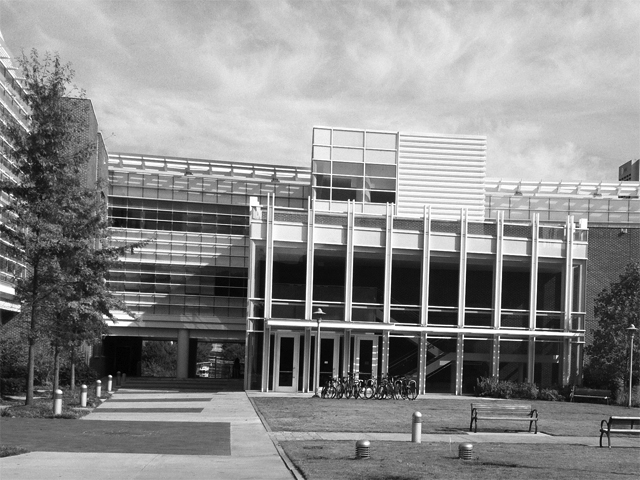
#> input picture PS4-all/PS4-input/transA.jpg, 640 x 480 px
$ python ps4-1-1.py   (older library calls are emulated)
#> lines starting #> are read from the running program, lines starting #| are printed output that depends on the picture
### PS4-all/PS4-code/Functions.py
import numpy as np
import cv2
from math import *
import random
import itertools

def compute_gradients(image,aperture_size):

    # Gaussian derivative kernels
    g = cv2.getGaussianKernel(aperture_size, -1) * cv2.getGaussianKernel(aperture_size, -1).T
    gy, gx = np.gradient(g)

    # Filter with the kernel computed below and apply to the image and retrieve gradients
    Ix = cv2.filter2D(image, cv2.CV_32F, gx)
    Iy = cv2.filter2D(image, cv2.CV_32F, gy)

    return Ix,Iy

def colors_scaling(gradient): return np.asarray((gradient - np.min(gradient)) / (np.max(gradient) - np.min(gradient)) * 255, dtype="uint8")

# [38 lines left out: function Harris_corner_response, not called in this run]


def Harris_thresholding(R,threshold):
    R[R < threshold] = 0
    return R

# [36 lines left out: functions non_maxima_suppression, corners_markers, not called in this run]

def compute_angle(Ix,Iy): return np.arctan2(Iy, Ix)


# [194 lines left out: functions directions, descriptors_description, descriptors_matching, generate_colors, draw_matches, translational_ransac and 3 more, not called in this run]

### PS4-all/PS4-code/ps4-1-1.py
import os
import cv2
from matplotlib import pyplot as plt
import numpy as np
from Functions import compute_gradients, colors_scaling


os.chdir("/Users/melisandezonta/Documents/Documents/Documents/GTL_courses_second_semester/Computer-Vision/PS4-all/PS4-input/")

image_a = cv2.cvtColor(cv2.imread("transA.jpg"), cv2.COLOR_BGR2GRAY)
#> image_a: shape (480, 640); min 0, max 255, mean 139
m_a, n_a = image_a.shape
#> m_a = 480; n_a = 640

image_b = cv2.cvtColor(cv2.imread("simA.jpg"), cv2.COLOR_BGR2GRAY)
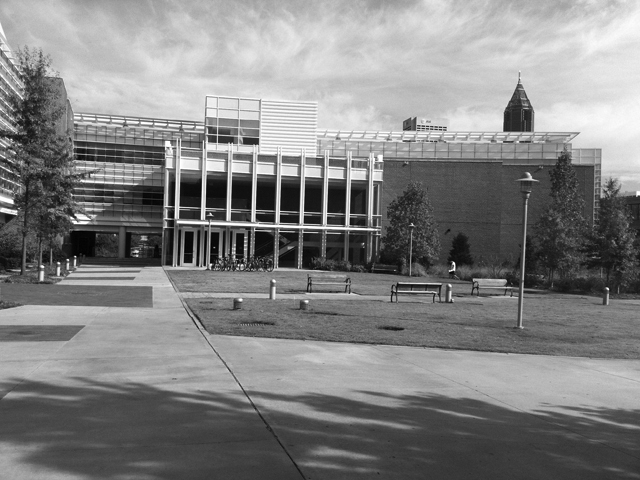
#> input picture PS4-all/PS4-input/simA.jpg, 640 x 480 px
#> image_b: shape (480, 640); min 0, max 255, mean 130.6
m_b, n_b = image_b.shape
#> m_b = 480; n_b = 640


# Computing X and Y gradient
Ix_a, Iy_a = compute_gradients(image_a, 3)
#> in compute_gradients, `Ix = cv2.filter2D(image, cv2.CV_32F, gx)`:
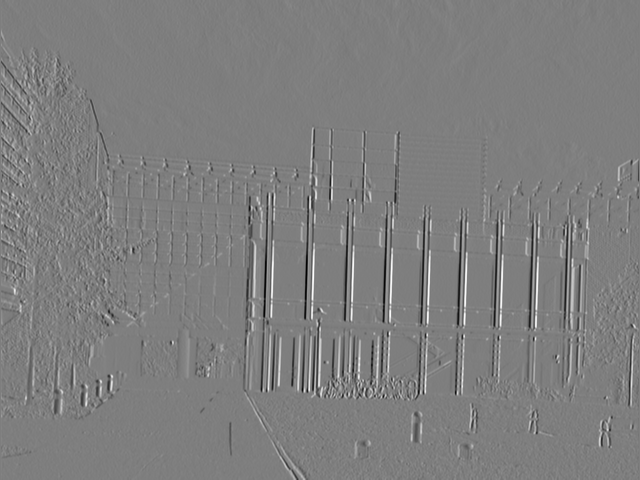
#> Ix: shape (480, 640) float32; min -60.38, max 61.19, mean 0; drawn with min black and max white
#> in compute_gradients, `Iy = cv2.filter2D(image, cv2.CV_32F, gy)`:
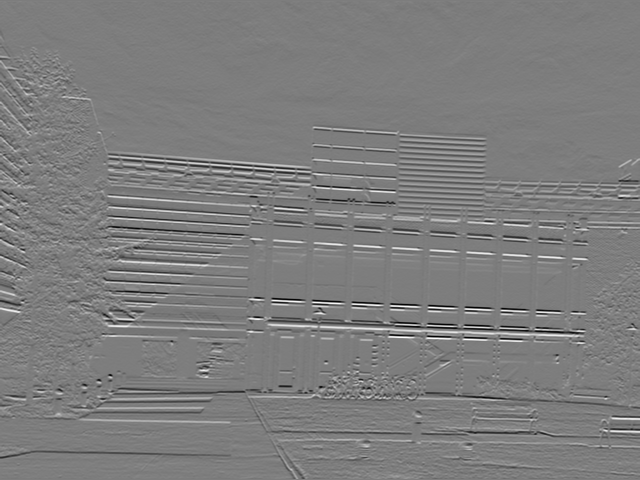
#> Iy: shape (480, 640) float32; min -59.19, max 60.94, mean 0.1; drawn with min black and max white
Ix_b, Iy_b = compute_gradients(image_b, 3)
#> call 2 of compute_gradients, with aperture_size = 3
#> in compute_gradients (call 2), `Ix = cv2.filter2D(image, cv2.CV_32F, gx)`:
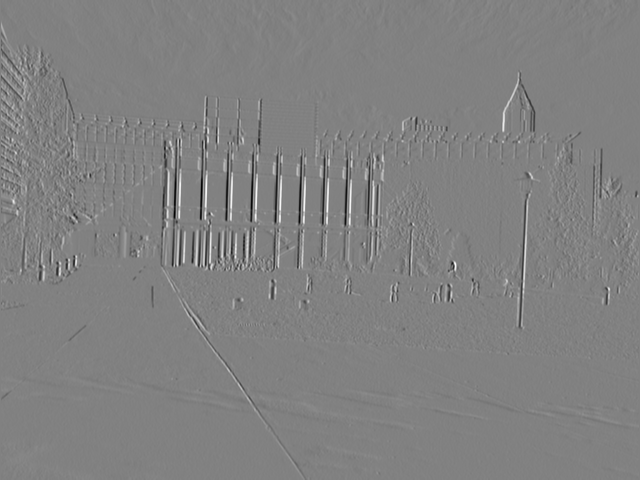
#> Ix: shape (480, 640) float32; min -60.62, max 58.88, mean 0; drawn with min black and max white
#> in compute_gradients (call 2), `Iy = cv2.filter2D(image, cv2.CV_32F, gy)`:
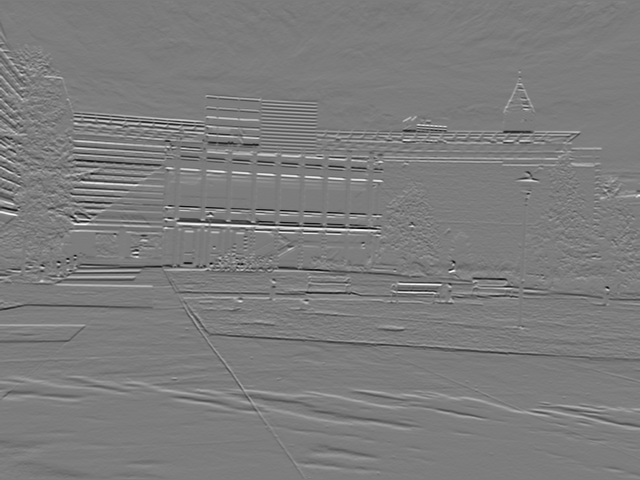
#> Iy: shape (480, 640) float32; min -52.62, max 54.94, mean 0.1; drawn with min black and max white

# Scaling the output values of the gradients

Ix_a = colors_scaling(Ix_a)
Iy_a = colors_scaling(Iy_a)

Ix_b = colors_scaling(Ix_b)
Iy_b = colors_scaling(Iy_b)

# Concatenate the X gradient and Y gradient

I_gradient_a = np.hstack((Ix_a,Iy_a))
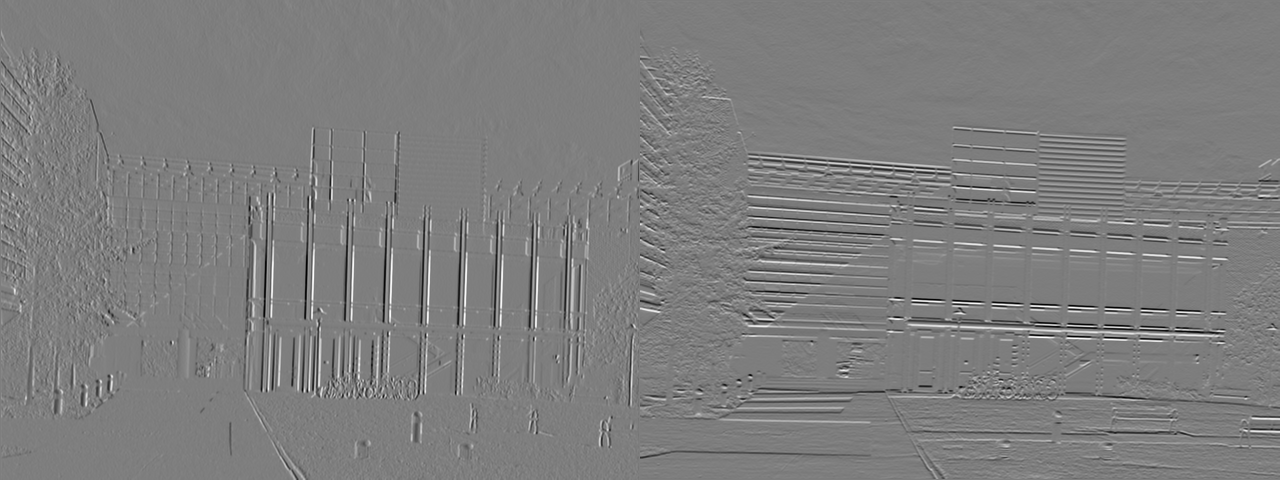
#> I_gradient_a: shape (480, 1280); min 0, max 255, mean 125.7
I_gradient_b = np.hstack((Ix_b,Iy_b))
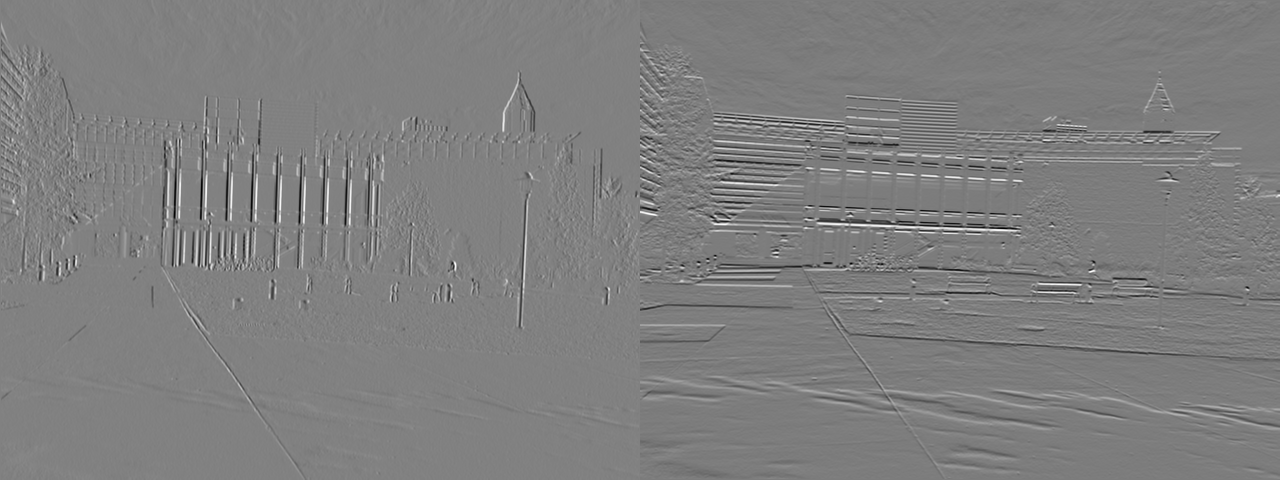
#> I_gradient_b: shape (480, 1280); min 0, max 255, mean 126.7


# Diverse plots

plt.figure()
plt.subplot(2, 2, 1)
plt.imshow(image_a, cmap="gray")
plt.draw()

plt.subplot(2, 2, 2)
plt.imshow(I_gradient_a, cmap="gray")
plt.draw()
cv2.imwrite("ps4-1-1-transA.png", I_gradient_a)

plt.subplot(2, 2, 3)
plt.imshow(image_b, cmap="gray")
plt.draw()

plt.subplot(2, 2, 4)
plt.imshow(I_gradient_b, cmap="gray")
plt.draw()
cv2.imwrite("ps4-1-1-simA.png", I_gradient_b)

plt.show()
